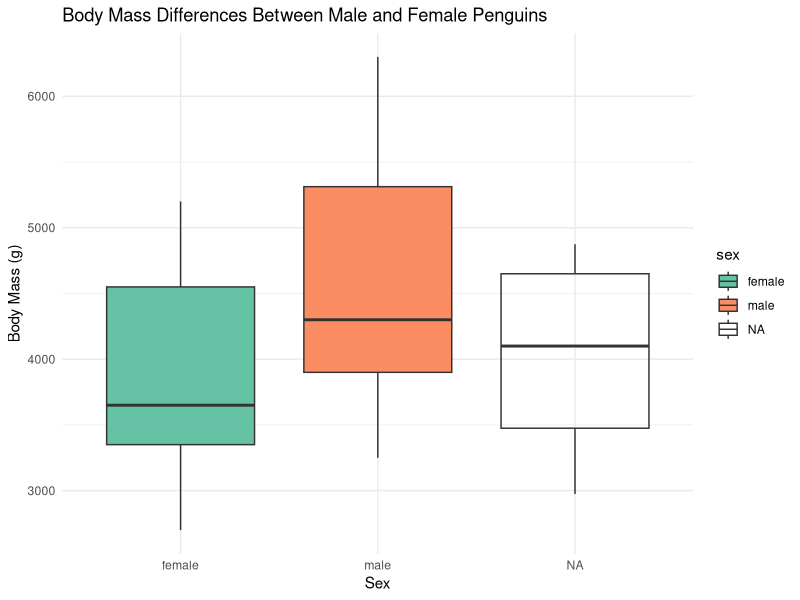
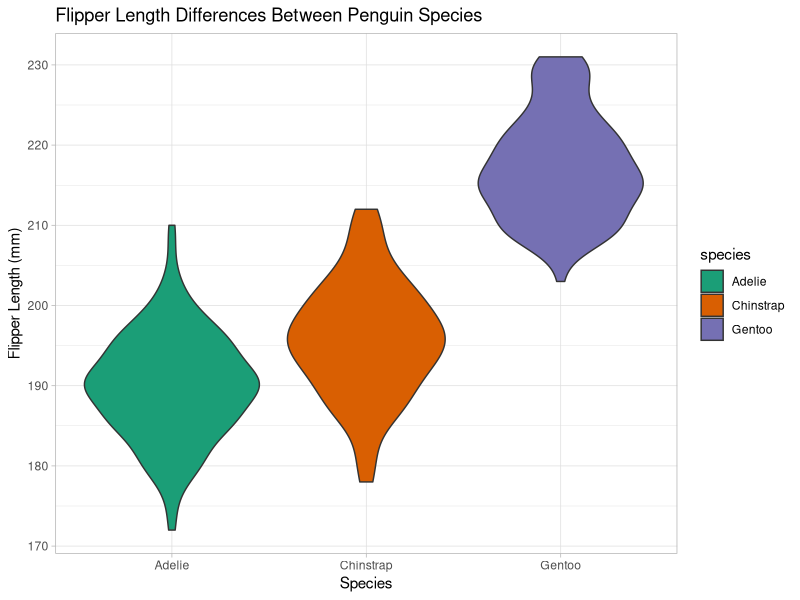
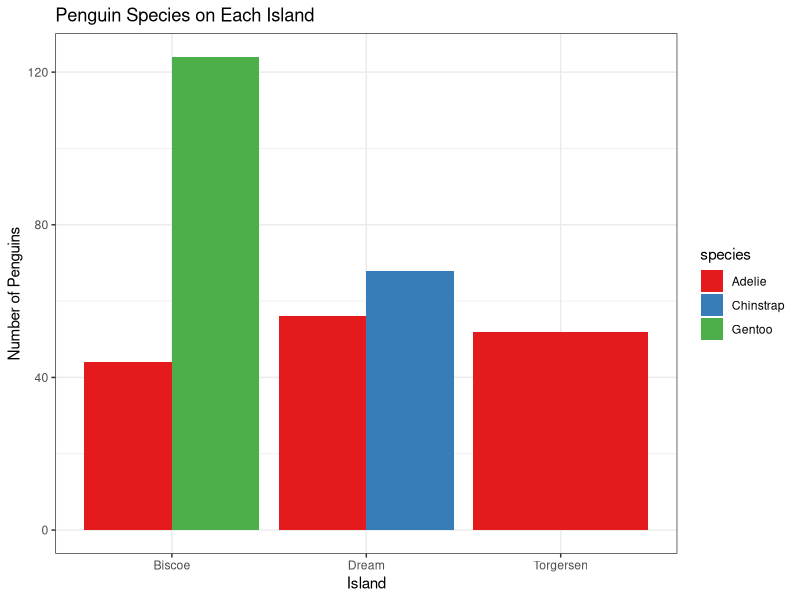

Write R code to recreate these figures, in order.
## ---- chunk 1
# Loading the packages I need for this project.
# palmerpenguins gives me the penguins dataset.
# tidyverse helps me work with data and make graphs.
library(palmerpenguins)
library(tidyverse)
## ---- chunk 2
# Looking at the penguins dataset to make sure it loaded.
penguins
## ---- chunk 3
# Number of columns in the dataset.
ncol(penguins)
## ---- chunk 4
# Number of rows (penguins) in the dataset.
nrow(penguins)
## ---- chunk 5
# Checking how many males and females there are.
table(penguins$sex)
## ---- chunk 6
# Making a smaller dataset with only male penguins.
pmale <- penguins %>% filter(sex == "male")
pmale
## ---- chunk 7
# Making a smaller dataset with only female penguins.
pfemale <- penguins %>% filter(sex == "female")
pfemale
## ---- chunk 8
# Checking how many penguins belong to each species.
table(penguins$species)
## ---- chunk 9
# Making separate datasets for each species.
pAdel <- penguins %>% filter(species == "Adelie")
pChin <- penguins %>% filter(species == "Chinstrap")
pGen  <- penguins %>% filter(species == "Gentoo")
## ---- chunk 10
# Checking how many penguins come from each island.
table(penguins$island)
## ---- chunk 11
# Making separate datasets for each island.
iBis   <- penguins %>% filter(island == "Biscoe")
iDream <- penguins %>% filter(island == "Dream")
iTorg  <- penguins %>% filter(island == "Torgersen")
## ---- chunk 12
ggplot(penguins, aes(x = sex, y = body_mass_g, fill = sex)) +
  geom_boxplot() +
  labs(title = "Body Mass Differences Between Male and Female Penguins",
       x = "Sex",
       y = "Body Mass (g)") +
  theme_minimal() +
  scale_fill_brewer(palette = "Set2")
## ---- chunk 13
ggplot(penguins, aes(x = species, y = flipper_length_mm, fill = species)) +
  geom_violin() +
  labs(title = "Flipper Length Differences Between Penguin Species",
       x = "Species",
       y = "Flipper Length (mm)") +
  theme_light() +
  scale_fill_brewer(palette = "Dark2")
## ---- chunk 14
ggplot(penguins, aes(x = island, fill = species)) +
  geom_bar(position = "dodge") +
  labs(title = "Penguin Species on Each Island",
       x = "Island",
       y = "Number of Penguins") +
  theme_bw() +
  scale_fill_brewer(palette = "Set1")
